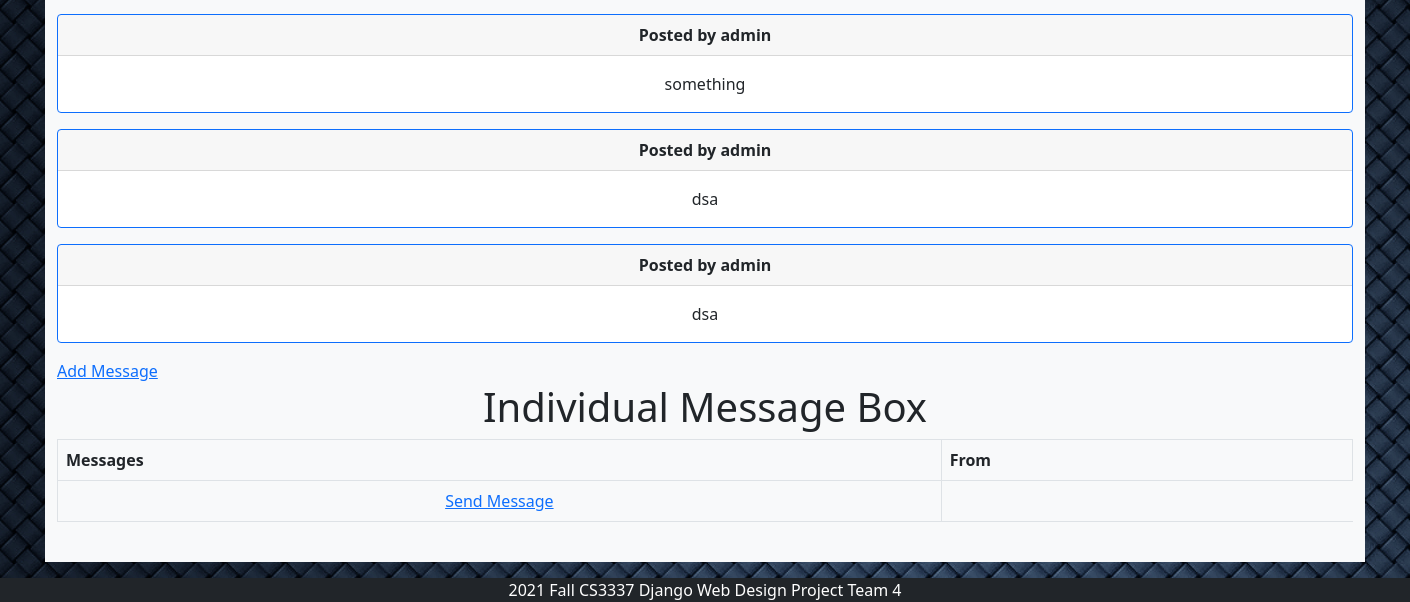
Before: /messagebox (lower part) with the older database file.
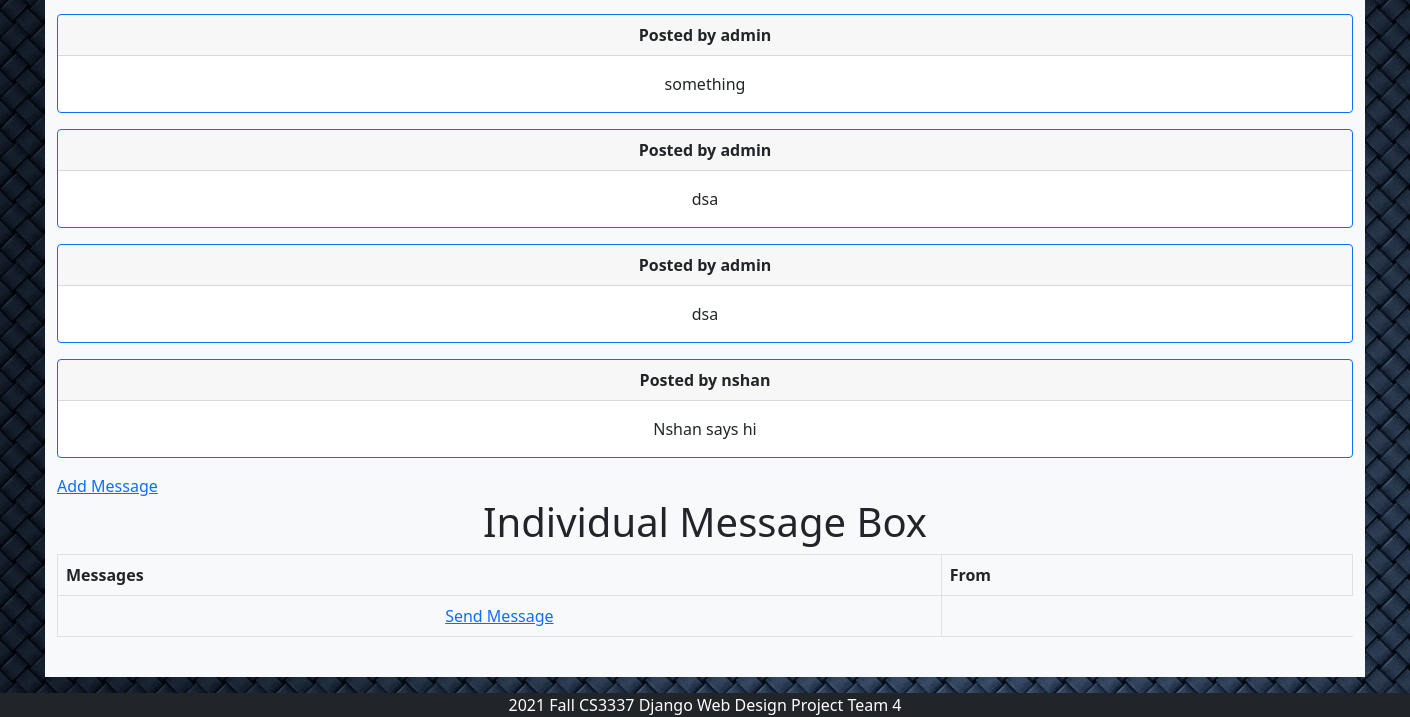
After: the same page with the newer database file.
### bookMng/models.py (models this page shows, shortened)
class Messages(models.Model):
    message = models.CharField(max_length=200)
    username = models.ForeignKey(User, blank=True, null=True, on_delete=models.CASCADE)

### bookMng/views.py (the view)
# urls.py: path('messagebox', views.messagebox, name='messagebox'),
def messagebox(request):
    messages = Messages.objects.all()
    imessages = IndivMessages.objects.filter(receiver=request.user)
    books = Book.objects.all()
    return render(request,
                  'bookMng/messagebox.html',
                  {
                      'item_list': MainMenu.objects.all(),
                      'messages': messages,
                      'books': books,
                      'imessages': imessages,
                  })

### bookEx/templates/bookMng/messagebox.html (shortened to what this page needs)
{% extends "base.html" %}
{% load static %}
{% block content %}
      {% for message in messages %}
<div class="card text-center mb-3 border-primary">
    <div class="card-header">
        <b>Posted by {{ message.username }}</b>
    </div>
    <div class="card-body">
        <p class="card-text"> {{ message.message }}</p>
    </div>
</div>
      {% endfor %}
<a href="book_message">Add Message</a>
<h1 align="center"> Individual Message Box </h1>
  <table class="table table-bordered">
          <thead>
        <tr>
            <th scope="col">Messages</th>
            <th scope="col">From</th>
        </tr>
    </thead>
        <tr>
            <td align="center">
                <a href="book_imessage">Send Message</a>
            </td>
        </tr>
  </table>
<br>
{% endblock content %}

Changed rows visible on the page:
added Messages: username "nshan", message "Nshan says hi"
